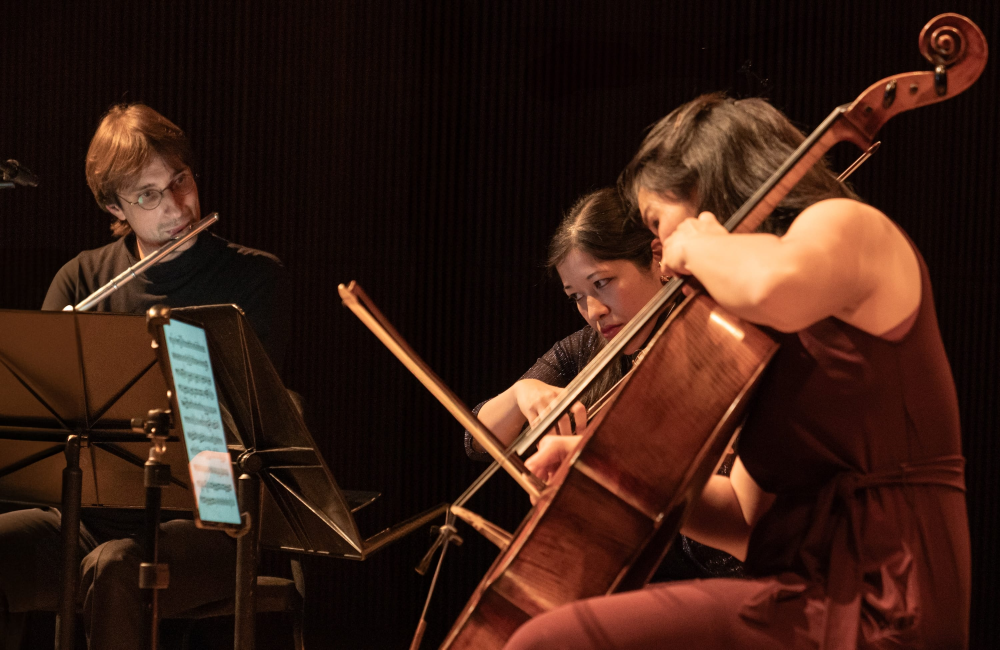
#> input picture assets/img/ensemble.jpg, 3000 x 1949 px (shown at 1/3 size)
$ python -i build_seo.py   (imports and definitions only)
#> lines starting #> are read from the running program, lines starting #| are printed output that depends on the picture
#!/usr/bin/env python3
"""Canonical links, social cards, structured data, sitemap and robots.txt.

    python3 tools/build_seo.py            # write everything
    python3 tools/build_seo.py --check    # fail if anything is stale

Every indexable page carries one managed block in the head, between

    <!-- SEO · generated by tools/build_seo.py -->
    <!-- /SEO -->

holding the canonical link, the Open Graph and Twitter cards, and a
JSON-LD graph. Nothing outside the markers is touched, so the block can
be rebuilt after any other tool has written the page. The facts in the
graph are read from the page itself: the title, the description, the
date and venue line of a concert, the programme list, the performers.
Nothing is invented here. A street address or a ticket price only
appears if it is in VENUES or TICKETS below, where every entry was
checked against the venue or the ticket seller.

Run it last:

    python3 tools/build_news.py && python3 tools/build_presenters.py \\
      && python3 tools/build_seo.py
"""

import glob
import html
import json
import os
import posixpath
import re
import subprocess
import sys
from datetime import datetime, timedelta
from zoneinfo import ZoneInfo

sys.path.insert(0, os.path.dirname(os.path.abspath(__file__)))
from build_org_bio import BIOS, plain                      # noqa: E402
from seo_block import BLOCK, CLOSE_MARK, ICON, OPEN_MARK   # noqa: E402

SITE = "https://creartbox.nyc"

# Google Analytics 4. It lives in the managed block so that it lands on
# every page at once and cannot drift: a page that build_seo.py owns is a
# page that is measured.
#
# The config call is guarded by hostname. The loader is harmless
# anywhere, but gtag.js sends nothing until a measurement ID is
# configured, so a page opened from 127.0.0.1 or from a file:// path
# while the site is being built does not turn into a visit. Only the two
# real hostnames count. Ad Grants requires a conversion every month and
# the number has to mean something.
ANALYTICS = "G-VS5SK9S98C"
ANALYTICS_HOSTS = ("creartbox.nyc", "www.creartbox.nyc")

ORG_ID = SITE + "/#organization"
WEB_ID = SITE + "/#website"
DEFAULT_IMAGE = "assets/img/ensemble.jpg"
LOGO = "assets/logos/logo-creartbox.png"

# print-only and mail-only pages: not indexed, not in the sitemap
# print-only, mail-only, and the redirects kept for the site's old
# /pages/ addresses. A redirect does not want a canonical of its own and
# must not be in the sitemap.
SKIP_DIRS = ("newsletter/", "posters/", "pages/", "promo/")
# 404, a page that only redirects, and one kept for an old inbound link.
# None of them should carry a managed block or appear in the sitemap: a
# redirect in the sitemap is a page telling a crawler to index the wrong
# address.
SKIP_FILES = {"404.html", "composer-opportunities.html",
              "concerts/tectonic-lullaby-2026.html"}

# Pages that get the managed block but stay out of the sitemap. The
# analytics tag lives in that block, so skipping a page outright takes
# its measurement with it, and a confirmation page is precisely the one
# that has to report. It carries its own noindex.
NOINDEX_FILES = {"calls/thank-you.html"}

SAME_AS = [
    "https://www.instagram.com/creartboxnyc/",
    "https://www.facebook.com/creartbox",
    "https://www.youtube.com/@creartbox",
    "https://x.com/creartbox",
    "https://www.eventbrite.com/o/creartbox-wwwcreartboxnyc-25034778271",
    "https://apps.apple.com/us/app/creartbox/id6746415261",
]

ADDRESS = {
    "@type": "PostalAddress",
    "streetAddress": "10-48 47th Road, Unit 1",
    "addressLocality": "Queens",
    "addressRegion": "NY",
    "postalCode": "11101",
    "addressCountry": "US",
}

FOUNDERS = [
    ("Guillermo Laporta", "artists/guillermo-laporta.html", "Flute, video art"),
    ("Josefina Urraca", "artists/josefina-urraca.html", "Piano"),
]

MEMBERS = [
    ("Guillermo Laporta", "artists/guillermo-laporta.html"),
    ("Josefina Urraca", "artists/josefina-urraca.html"),
    ("Emilie-Anne Gendron", "artists/emilie-anne-gendron.html"),
    ("Matthew Cohen", "artists/matthew-cohen.html"),
    ("Julia Yang", "artists/julia-yang.html"),
]

# Street addresses are only written for venues checked against the venue
# itself or the ticket seller. Everywhere else the Place carries the name
# and whatever locality the page states, and nothing more.
VENUES = {
    "The DiMenna Center": {
        "name": "The DiMenna Center for Classical Music",
        "streetAddress": "450 West 37th Street",
        "addressLocality": "New York",
        "addressRegion": "NY",
        "postalCode": "10018",
        "addressCountry": "US",
        "url": "https://www.dimennacenter.org/",
        "tz": "America/New_York",
    },
    "Rammelkamp Chapel": {
        "name": "Rammelkamp Chapel, Illinois College",
        "streetAddress": "215 Park Street",
        "addressLocality": "Jacksonville",
        "addressRegion": "IL",
        "postalCode": "62650",
        "addressCountry": "US",
        "tz": "America/Chicago",
    },
}

TZ_BY_VENUE = (
    ("Rammelkamp", "America/Chicago"),
    ("Illinois", "America/Chicago"),
    ("Asturias", "Europe/Madrid"),
)
DEFAULT_TZ = "America/New_York"

# Ticket prices are read from the seller, never guessed. Each entry was
# taken from the live listing on the date in `checked`.
TICKETS = {
    "concerts/winterlight-2026.html": {
        "url": ("https://www.eventbrite.com/e/winterlight-ravel-ma-mere-loye-stravinsky"
                "-petroushka-tickets-2004163929263"),
        "lowPrice": "15",
        "highPrice": "70",
        "priceCurrency": "USD",
        "availability": "https://schema.org/InStock",
        "validFrom": "2026-10-20T00:00:00-04:00",
        "checked": "2026-10-31",
    },
}

# A page whose own artwork is not the right shape to be shared. Open
# Graph wants 1.91:1; a 16:9 hero gets letterboxed by Facebook and
# WhatsApp, and a portrait one is cropped to a strip.
SOCIAL = {
    "concerts/winterlight-2026.html":
        "assets/img/promo/winterlight-2026-landscape.jpg",
}

SECTION = {
    "concerts": ("Calendar", "concerts.html"),
    "archive": ("Archive", "archive.html"),
    "artists": ("The ensemble", "about.html"),
    "news": ("News", "news.html"),
    "calls": ("Opportunities", "opportunities.html"),
    "press": ("News", "news.html"),
    "programs": ("Calendar", "concerts.html"),
}

COLLECTIONS = {"concerts.html", "archive.html", "news.html", "projects.html",
               "media.html", "opportunities.html", "composers.html",
               "repertoire.html", "classical-concerts-nyc.html",
               "discography.html"}

# The records, for the album and offer nodes on discography.html. Read
# from the same file the page is built from, so the price in the graph
# and the price on the button cannot disagree.
RECORDS_DATA = "data/records.json"

MONTHS = ("january february march april may june july august september "
          "october november december").split()

_SIZES = {}


# ---------------------------------------------------------------- helpers

def clean(fragment):
    txt = re.sub(r"<[^>]+>", " ", fragment or "")
    return re.sub(r"\s+", " ", html.unescape(txt)).strip()


def attr(value):
    return html.escape(value or "", quote=True)


def page_url(path):
    return SITE + "/" if path == "index.html" else SITE + "/" + path


# [22 lines left out: functions abs_asset, size_of, not called in this run]


def head_title(src):
    m = re.search(r"<title>(.*?)</title>", src, re.S)
    return clean(m.group(1)) if m else ""


def head_desc(src):
    m = re.search(r'<meta name="description" content="(.*?)"\s*/?>', src, re.S)
    return clean(m.group(1)) if m else ""


def main_of(src):
    m = re.search(r"<main>(.*?)</main>", src, re.S)
    return m.group(1) if m else src


# [13 lines left out: function page_image, not called in this run]


def h1_of(src, fallback=""):
    m = re.search(r"<h1[^>]*>(.*?)</h1>", src, re.S)
    return clean(m.group(1)) if m else fallback


# [125 lines left out: functions first_paragraph, org_node, website_node, breadcrumb_node, tz_for, month_number and 3 more, not called in this run]


def place_node(src):
    """The Place, from the Venue row of the sidebar when the page has one."""
    m = re.search(r'<div class="meta-h">Venue</div>\s*<div class="meta-v">(.*?)</div>',
                  src, re.S)
    if not m:
        m = re.search(r'<div class="concert-when-where">(.*?)</div>', src, re.S)
        if not m:
            return None, ""
        parts = [clean(p) for p in html.unescape(m.group(1)).split("·")]
        parts = [p for p in parts[2:] if p]
        if not parts:
            return None, ""
        head_, rest = parts[0], parts[1:]
    else:
        chunks = re.split(r"<br\s*/?>", m.group(1))
        first = [clean(p) for p in html.unescape(chunks[0]).split("·")]
        head_ = first[0]
        rest = [p for p in first[1:] if p] + [clean(c) for c in chunks[1:] if clean(c)]

    known = next((v for k, v in VENUES.items() if head_.startswith(k)), None)
    if known:
        place = {"@type": "MusicVenue", "name": known["name"],
                 "address": {"@type": "PostalAddress",
                             "streetAddress": known["streetAddress"],
                             "addressLocality": known["addressLocality"],
                             "addressRegion": known["addressRegion"],
                             "postalCode": known["postalCode"],
                             "addressCountry": known["addressCountry"]}}
        if known.get("url"):
            place["sameAs"] = known["url"]
        return place, known["name"]

    place = {"@type": "Place", "name": head_}
    locality = next((p for p in rest if "," in p or p.isalpha()), "")
    if locality:
        bits = [b.strip() for b in locality.split(",")]
        addr = {"@type": "PostalAddress"}
        addr["addressLocality"] = bits[0]
        if len(bits) > 1:
            tail = bits[1].split()
            addr["addressRegion"] = tail[0]
            if len(tail) > 1 and tail[-1].isdigit():
                addr["postalCode"] = tail[-1]
            if bits[1].strip() == "Spain":
                addr.pop("addressRegion", None)
                addr["addressCountry"] = "ES"
        place["address"] = addr
    return place, head_


# [471 lines left out: functions works_node, performers_node, event_node, archive_event_node, person_node, article_node and 6 more, not called in this run]


STRAY = re.compile(
    r'^[ \t]*(?:<link rel="canonical"[^>]*>'
    r'|<meta property="og:[^"]*"[^>]*>'
    r'|<meta name="twitter:[^"]*"[^>]*>)[ \t]*\n',
    re.M)
# [34 lines left out: functions inject, last_modified, sitemap, not called in this run]


AI_AGENTS = ["GPTBot", "OAI-SearchBot", "ChatGPT-User", "ClaudeBot", "Claude-SearchBot",
             "Claude-User", "PerplexityBot", "Perplexity-User", "Google-Extended",
             "Applebot-Extended", "Bingbot", "CCBot", "Amazonbot", "Meta-ExternalAgent",
             "cohere-ai", "Diffbot", "Timpibot", "YouBot"]


# [35 lines left out: functions robots, pages, not called in this run]


def strip_lastmod(text):
    return re.sub(r"\s*<lastmod>[^<]*</lastmod>", "", text)


# [42 lines left out: function main, not called in this run]


# [2 lines not run here, left out]

>>> import cv2
>>> picture = cv2.imread('../assets/img/ensemble.jpg', cv2.IMREAD_GRAYSCALE)
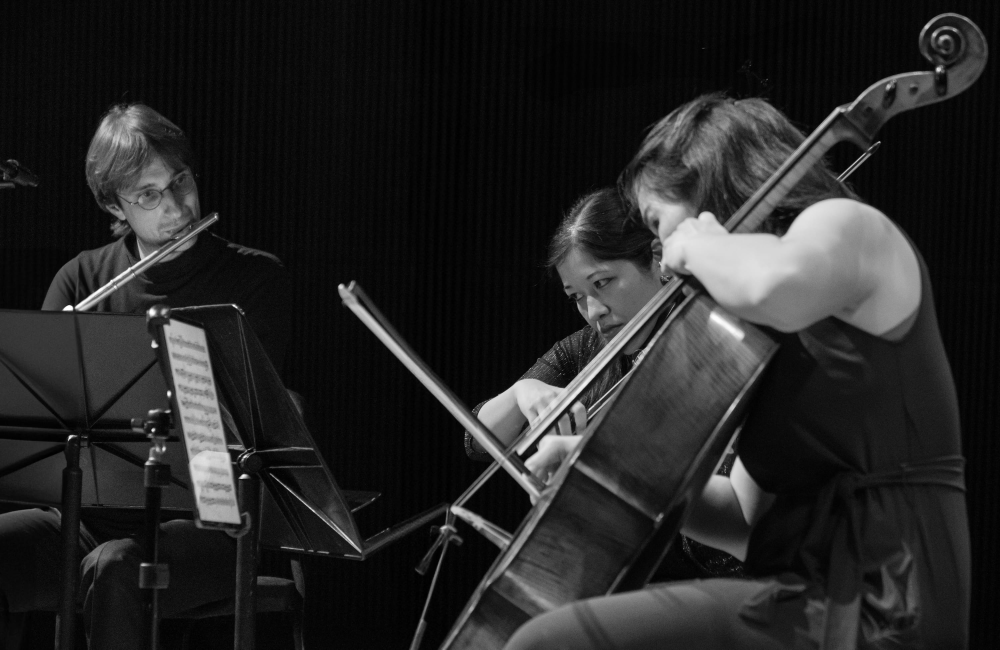
#> picture: shape (1949, 3000) (shown at 1/3 size); min 0, max 255, mean 37.2
#> (the run stopped early here; a loop or call above may not have finished)

$ run again, on assets/img/acm-1.jpg
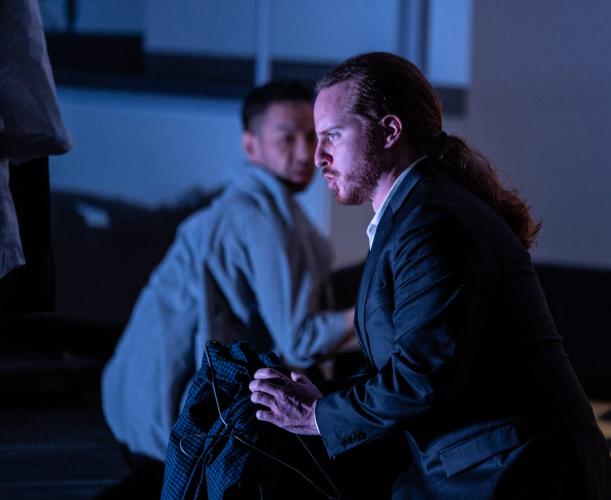
#> input picture assets/img/acm-1.jpg, 1221 x 1000 px (shown at 1/2 size)
#> `picture = cv2.imread('../assets/img/ensemble.jpg', cv2.IMREAD_GRAYSCALE)`:
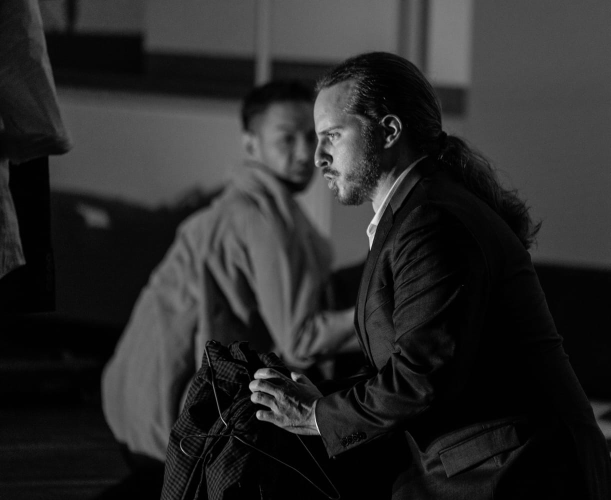
#> picture: shape (1000, 1221) (shown at 1/2 size); min 0, max 255, mean 41.7

$ run again, on assets/img/acm-2.jpg
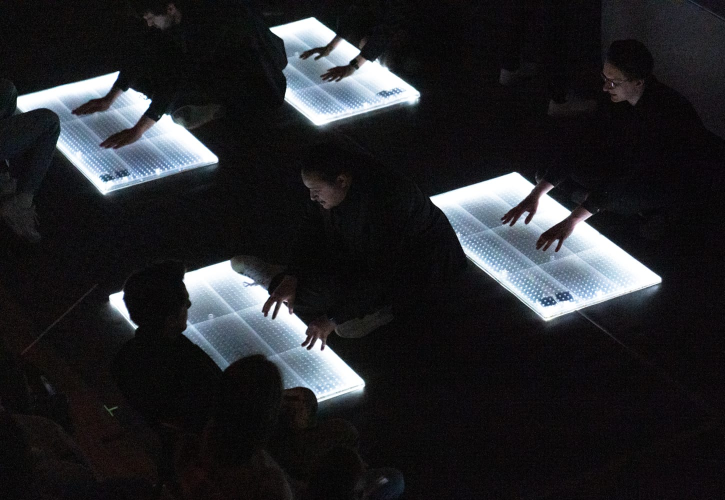
#> input picture assets/img/acm-2.jpg, 1450 x 1000 px (shown at 1/2 size)
#> `picture = cv2.imread('../assets/img/ensemble.jpg', cv2.IMREAD_GRAYSCALE)`:
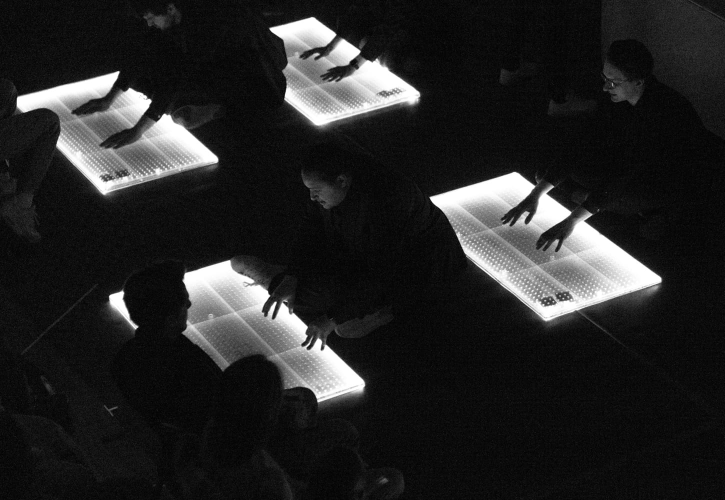
#> picture: shape (1000, 1450) (shown at 1/2 size); min 0, max 255, mean 37.8

$ run again, on assets/img/acm-3.jpg
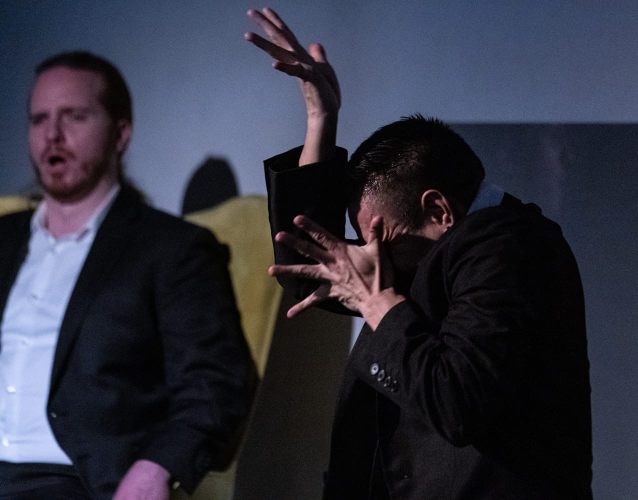
#> input picture assets/img/acm-3.jpg, 1275 x 1000 px (shown at 1/2 size)
#> `picture = cv2.imread('../assets/img/ensemble.jpg', cv2.IMREAD_GRAYSCALE)`:
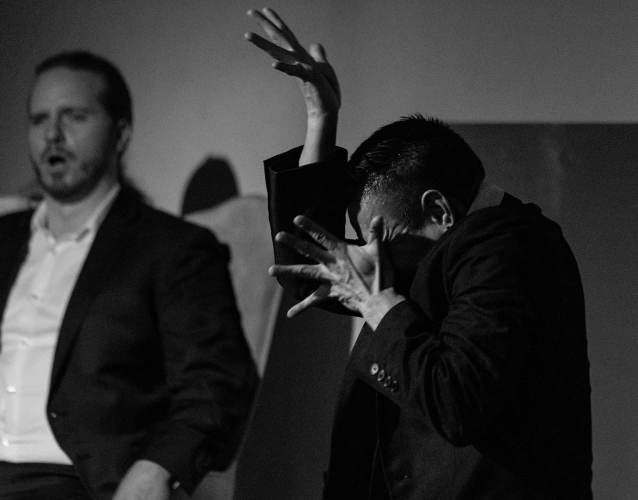
#> picture: shape (1000, 1275) (shown at 1/2 size); min 0, max 251, mean 49.7
